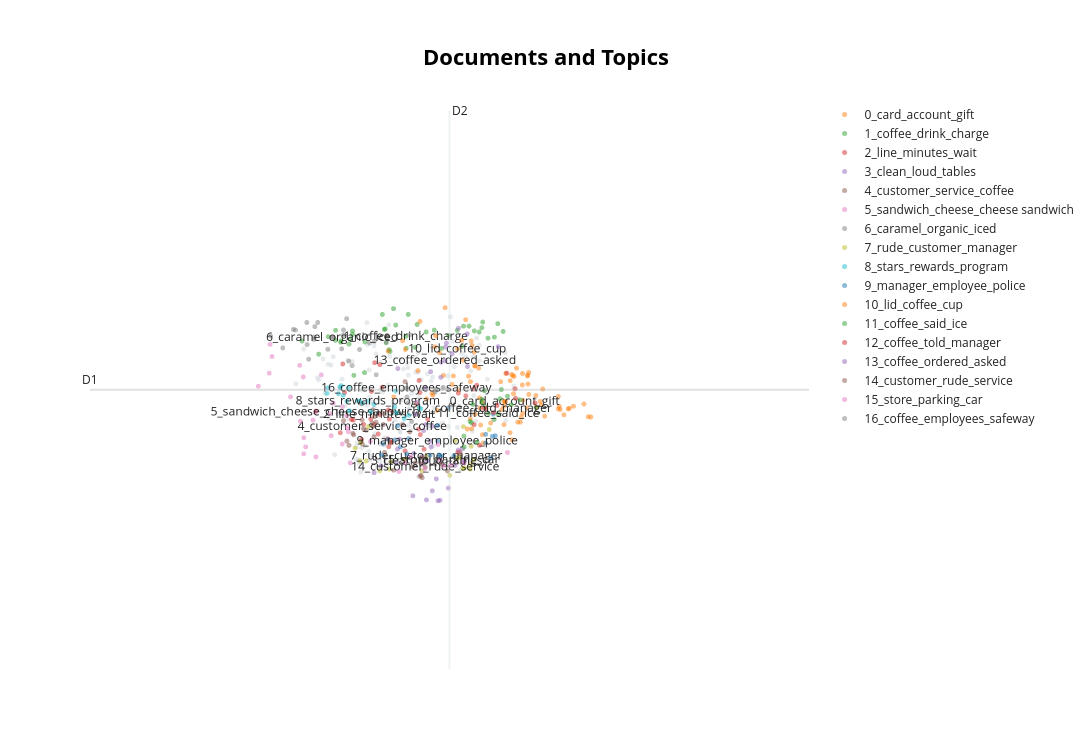

This figure's notebook cell:
### Code cell
fig = topic_model.visualize_documents(docs, reduced_embeddings=reduced_embeddings)
fig.write_html(f'{model_name}/bertopic-topic-documents.html')
fig.show()
